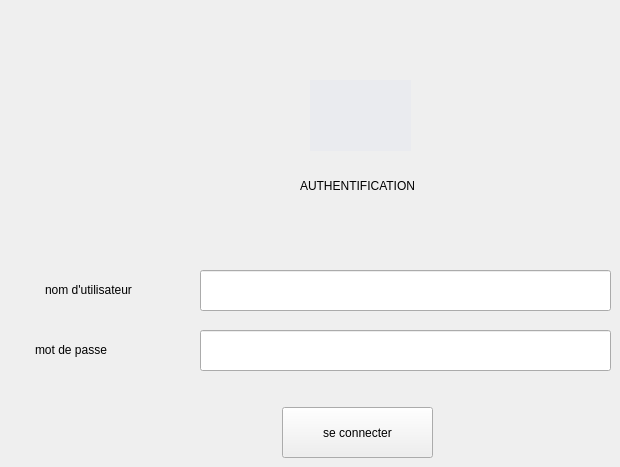
    <widget class="QWidget" name="page">
     <widget class="QLineEdit" name="lineEdit_username">
      <property name="geometry">
       <rect>
        <x>200</x>
        <y>270</y>
        <width>411</width>
        <height>41</height>
       </rect>
      </property>
     </widget>
     <widget class="QLineEdit" name="lineEdit_password">
      <property name="geometry">
       <rect>
        <x>200</x>
        <y>330</y>
        <width>411</width>
        <height>41</height>
       </rect>
      </property>
     </widget>
     <widget class="QLabel" name="label">
      <property name="geometry">
       <rect>
        <x>45</x>
        <y>280</y>
        <width>111</width>
        <height>20</height>
       </rect>
      </property>
      <property name="text">
       <string>nom d'utilisateur</string>
      </property>
     </widget>
     <widget class="QLabel" name="label_2">
      <property name="geometry">
       <rect>
        <x>35</x>
        <y>340</y>
        <width>91</width>
        <height>20</height>
       </rect>
      </property>
      <property name="text">
       <string>mot de passe</string>
      </property>
     </widget>
     <widget class="QPushButton" name="connecter">
      <property name="geometry">
       <rect>
        <x>282</x>
        <y>407</y>
        <width>151</width>
        <height>51</height>
       </rect>
      </property>
      <property name="text">
       <string>se connecter</string>
      </property>
     </widget>
     <widget class="QLabel" name="label_3">
      <property name="geometry">
       <rect>
        <x>300</x>
        <y>140</y>
        <width>181</width>
        <height>91</height>
       </rect>
      </property>
      <property name="text">
       <string>AUTHENTIFICATION</string>
      </property>
     </widget>
     <widget class="QLabel" name="label_10">
      <property name="geometry">
       <rect>
        <x>310</x>
        <y>80</y>
        <width>101</width>
        <height>71</height>
       </rect>
      </property>
      <property name="styleSheet">
       <string notr="true">background-color: rgb(234, 235, 239);</string>
      </property>
      <property name="text">
       <string/>
      </property>
      <property name="pixmap">
       <pixmap>../../Bureau/ACCOUNT.png</pixmap>
      </property>
      <property name="scaledContents">
       <bool>true</bool>
      </property>
     </widget>
    </widget>
